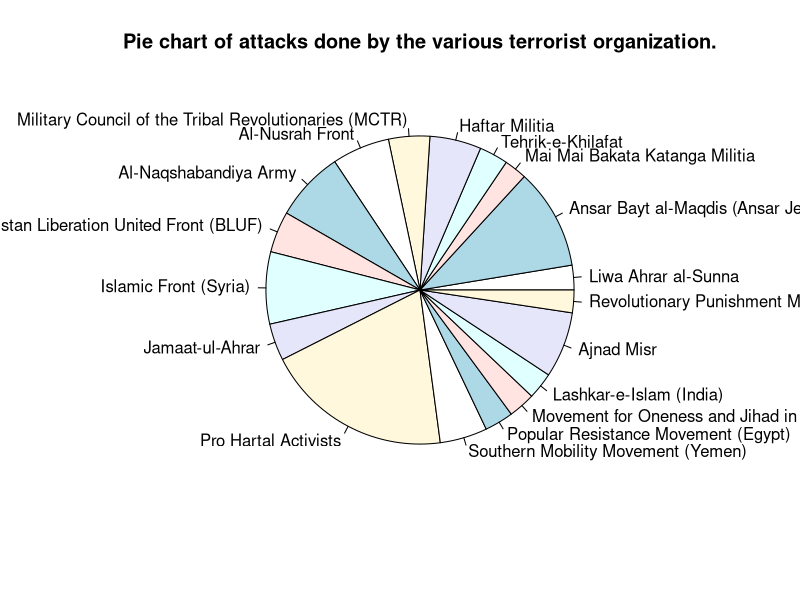
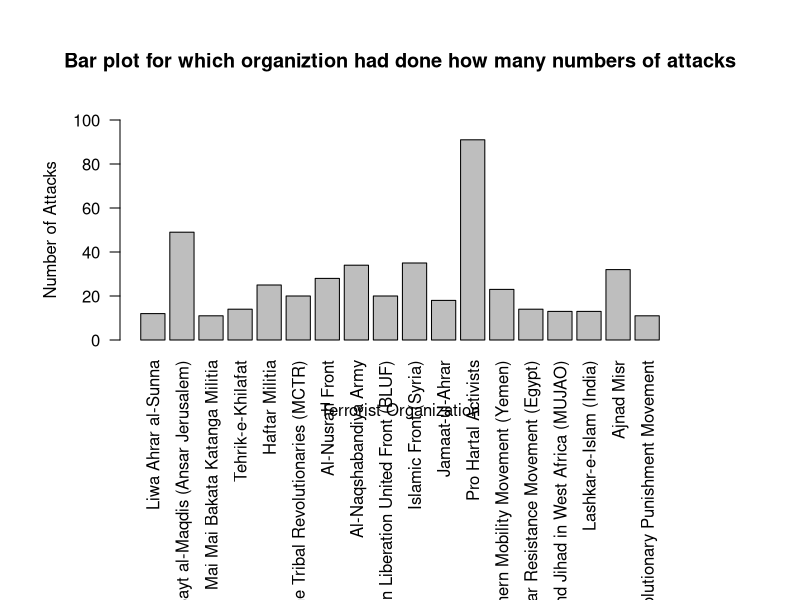

Recreate these plots in R, in order. (Note: this script raises an error after producing the figures.)
#" 
#  Analysis on terrorist dataset. Dataset inlcudes three colunms. 
#  --> 1st Colunmn = Terrorist Organization 
#  --> 2nd Colunmn = Country name (it is the name of the country in which the corresponding org. attacked)
#  --> 3rd columnn = Number of atrakcs done by the terror org
#"

library(plotrix)

# Read csv data
csvData = read.csv('terrorist_data.csv', sep = ',')
print(csvData)

# get the details of the country which has maximum number of attacaks
maxAttack = subset(csvData, Number.of.Attacks == max(as.numeric(as.character(Number.of.Attacks))))
print(maxAttack)

# pie chart for number of attacks done by the given terror organization
pieData = subset(csvData, Number.of.Attacks > 10)
#      print(pieData)
terOrg = pieData$Terrorist.Organization
#      print(terOrg)
noOfAttacks = pieData$Number.of.Attacks
#      print(noOfAttacks)
pie(noOfAttacks, labels = terOrg, main = "Pie chart of attacks done by the various terrorist organization.")

# Bar plot for which organiztion had done how many numbers of attack
par(mar=c(13, 6, 6, 6)) # Change the margin of bar to display it completely
barplot(noOfAttacks, names.arg = terOrg, main = "Bar plot for which organiztion had done how many numbers of attacks", ylim = c(0, 100), xlab = "Terrorist Organization", ylab = "Number of Attacks", las = 2)
country = pieData$Country
barplot(c(terOrg), name.arg = country, main = "Number of Terrorist Organization attacked the given Countries", las = 2, xlab = "Country", ylab = "Terrorist Organization")

# analysis for terror groups in pakistan and number of attacks done by each terror group
par(mar=c(13, 6, 6, 6)) 
pakData = subset(csvData, Country == "Pakistan")
barplot(pakData$Number.of.Attacks, names.arg = pakData$Terrorist.Organization, ylim = c(0, 20), main = "Bar for plot for terror groups in Pakistan", xlab = "Terror Groups in Pakistan", ylab = "No. of Attacks.", las = 2)


# analysis on which country have how many number of terror attacks.
par(mar=c(7, 3, 3, 3))
tableData = table(csvData$Country)
barplot(tableData, las = 2, ylim = c(0, 40))

# Visualization for number of attacks done by which country and which terror organization
ggplot(data = pieData, mapping = aes(x = Country, y = Number.of.Attacks)) +
  geom_point(aes(color = Terrorist.Organization)) +
  geom_jitter(alpha = 0.3, color = "tomato") +
  theme(axis.text.x = element_text(angle=270)) +
  labs(title = "Attacks made by given Terrorist Organization on given Countries",
       x = "Country",
       y = "Number of Attacks")